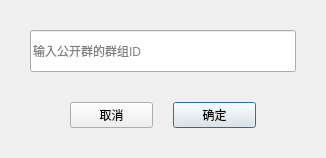
<?xml version="1.0" encoding="UTF-8"?>
<ui version="4.0">
 <class>InputGroupId</class>
 <widget class="QDialog" name="InputGroupId">
  <property name="geometry">
   <rect>
    <x>0</x>
    <y>0</y>
    <width>326</width>
    <height>157</height>
   </rect>
  </property>
  <property name="windowTitle">
   <string>InputGroupId</string>
  </property>
  <layout class="QVBoxLayout" name="verticalLayout">
   <property name="spacing">
    <number>30</number>
   </property>
   <property name="leftMargin">
    <number>30</number>
   </property>
   <property name="topMargin">
    <number>30</number>
   </property>
   <property name="rightMargin">
    <number>30</number>
   </property>
   <property name="bottomMargin">
    <number>30</number>
   </property>
   <item>
    <widget class="QLineEdit" name="lineEdit">
     <property name="styleSheet">
      <string notr="true">QLineEdit
{
	min-height:40px;
	max-height:40px;
}</string>
     </property>
     <property name="placeholderText">
      <string>输入公开群的群组ID</string>
     </property>
    </widget>
   </item>
   <item>
    <layout class="QHBoxLayout" name="horizontalLayout">
     <property name="spacing">
      <number>20</number>
     </property>
     <property name="leftMargin">
      <number>40</number>
     </property>
     <property name="rightMargin">
      <number>40</number>
     </property>
     <item>
      <widget class="QPushButton" name="btnCancel">
       <property name="sizePolicy">
        <sizepolicy hsizetype="Minimum" vsizetype="Preferred">
         <horstretch>0</horstretch>
         <verstretch>0</verstretch>
        </sizepolicy>
       </property>
       <property name="text">
        <string>取消</string>
       </property>
      </widget>
     </item>
     <item>
      <widget class="QPushButton" name="btnOK">
       <property name="sizePolicy">
        <sizepolicy hsizetype="Minimum" vsizetype="Preferred">
         <horstretch>0</horstretch>
         <verstretch>0</verstretch>
        </sizepolicy>
       </property>
       <property name="text">
        <string>确定</string>
       </property>
       <property name="default">
        <bool>true</bool>
       </property>
      </widget>
     </item>
    </layout>
   </item>
  </layout>
 </widget>
 <layoutdefault spacing="6" margin="11"/>
 <resources/>
 <connections/>
</ui>
